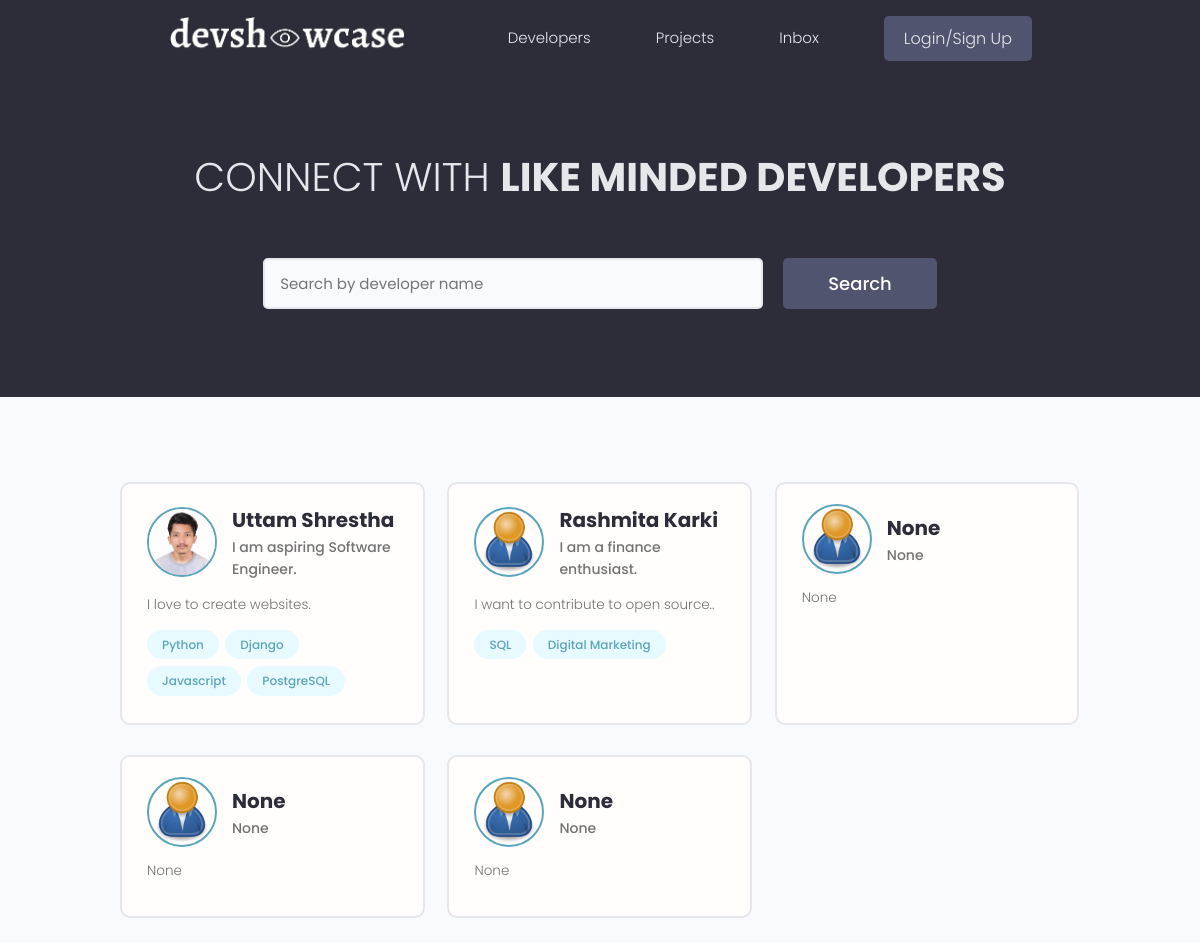
Before: / with the older database file.
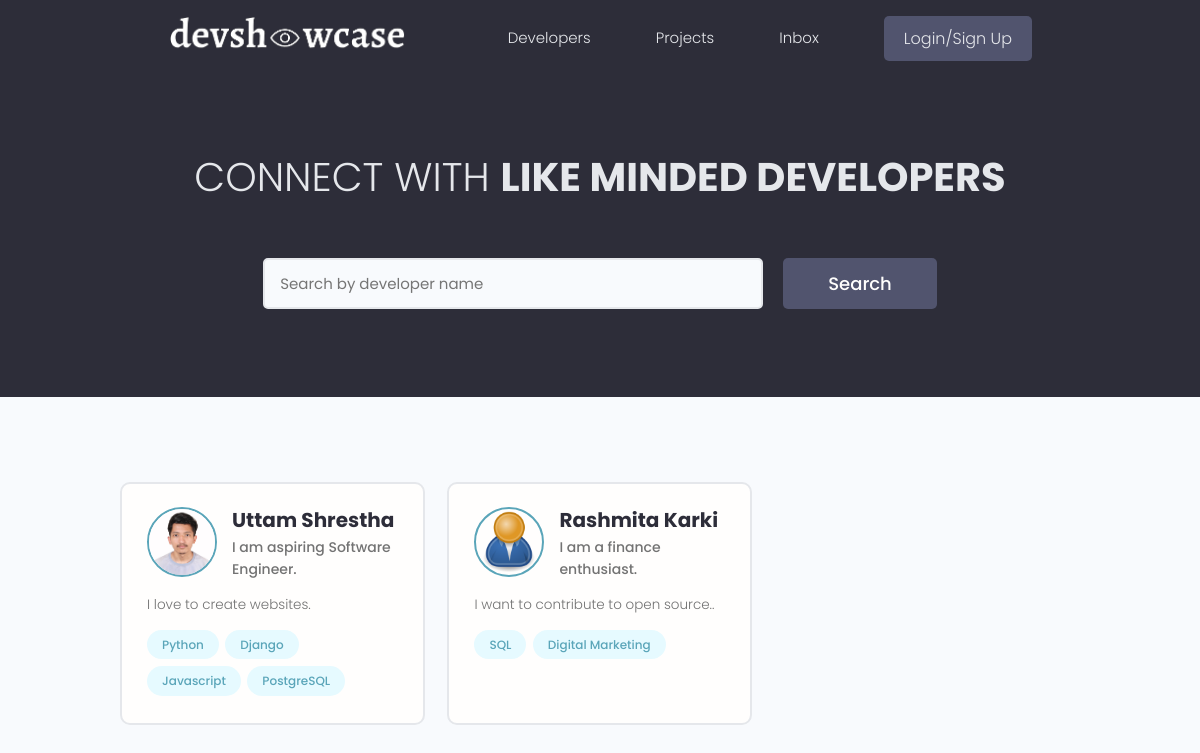
After: the same page with the newer database file.
### users/models.py (models this page shows, shortened)
class Profile(models.Model):
    user = models.OneToOneField(User, on_delete=models.CASCADE, null = True, blank = True)  # User has one to one relationship with their Profile means user can create only one Profile.
    name = models.CharField(max_length = 100, blank = True, null = True)
    email = models.EmailField(max_length = 50, blank = True, null = True)
    username = models.CharField(max_length = 20, blank = True, null = True)
    short_intro = models.CharField(max_length = 200, blank = True, null = True)
    location = models.CharField(max_length = 200, blank = True, null = True)
    bio = models.TextField(blank = True, null = True)
    profile_image = models.ImageField(null = True, blank = True, upload_to = 'users/', default='users/user-default.png')
    social_github = models.CharField(max_length = 200, blank = True, null = True)     # user can add github
    social_linkedin = models.CharField(max_length = 200, blank = True, null = True)   # user can add linkedin
    social_website = models.CharField(max_length = 200, blank = True, null = True)    # user can add their website.
    created = models.DateTimeField(auto_now_add=True)
    id = models.UUIDField(default = uuid.uuid4, primary_key = True, editable = False)

class Skill(models.Model):
    owner = models.ForeignKey(Profile, on_delete=models.CASCADE, blank = True, null = True) # when Profile is deleted, delete skill too.
    name = models.CharField(null = True, blank = True, max_length = 40) # name of the skill that user has
    description = models.TextField(null = True, blank= True)
    created = models.DateTimeField(auto_now_add=True)
    id = models.UUIDField(default = uuid.uuid4, primary_key = True, editable = False)
    def __str__(self):
        return self.name

### users/views.py (the view)
# urls.py: path('', views.Profile, name= 'profiles'),
def Profile(request):
    profiles = models.Profile.objects.all() # query all the profiles and store in profiles.
    context = {'profiles': profiles}    # set profiles [key] and profiles [value] to use in template later.
    return render(request, 'users/profiles.html', context)  # pass context to use those variables in template.

### template/users/profiles.html (shortened to what this page needs)
{% extends 'application/main.html' %}
{% block content %}
  <main class="home">
    <section class="hero-section text-center">
      <div class="container container--narrow">
        <div class="hero-section__box">
          <h2>CONNECT WITH <span>LIKE MINDED DEVELOPERS</span></h2>
        </div>
        <div class="hero-section__search">
          <form class="form" action="#" method="get">
            <div class="form__field">
              <input class="input input--text" id="formInput#search" type="text" name="text"
                placeholder="Search by developer name" />
            </div>
            <input class="btn btn--sub btn--lg" type="submit" value="Search" />
          </form>
        </div>
      </div>
    </section>
    <section class="devlist">
      <div class="container">
        <div class="grid grid--three">
        {% for profile in profiles %}
          <div class="column card">
            <div class="dev">
              <a href="{% url 'user-profile' profile.pk %}" class="card__body">
                <div class="dev__profile">
                  <img class="avatar avatar--md" src="{{profile.profile_image.url}}" alt="image" />
                  <div class="dev__meta">
                    <h3>{{profile.name}}</h3>
                    <h5>{{profile.short_intro|slice:"60"}}</h5>
                  </div>
                </div>
                <p class="dev__info">{{profile.bio|slice:"120"}}</p>
                <div class="dev__skills">
                    {% for skill in profile.skill_set.all|slice:"5" %}
                    <span class="tag tag--pill tag--main">
                        <small>{{skill}}</small>
                    </span>
                    {% endfor %}
                </div>
              </a>
            </div>
          </div>
          {% endfor %}
        </div>
      </div>
    </section>
  </main>
{% endblock %}

### template/application/main.html (shortened to what this page needs)
<!DOCTYPE html>
{% load static %}
<html lang="en">
<head>
    <link rel = "stylesheet" href="https://cdnjs.cloudflare.com/ajax/libs/font-awesome/6.4.0/css/all.min.css"/>
    <link rel="stylesheet" href="{% static 'uikit/styles/uikit.css' %}" />
    <link rel="stylesheet" href="{% static 'styles/app.css' %}" />
</head>
<body>
    {% include 'application/navbar.html' %}
    {% block content %}
    {% endblock content %}
</body>
</html>

### template/application/navbar.html (shortened to what this page needs)
{% load static %}
  <header class="header">
    <div class="container container--narrow">
      <a href="{% url 'profiles' %}" class="header__logo">
        <img src="{% static 'images/logo.png' %}" alt="logo" />
      </a>
      <nav class="header__nav">
        <ul class="header__menu">
          <li class="header__menuItem"><a href="{% url 'profiles' %}">Developers</a></li>
          <li class="header__menuItem"><a href="{% url 'projects' %}">Projects</a></li>
          <li class="header__menuItem"><a href="">Inbox</a></li>
          {% if request.user.is_authenticated %}
          <li class="header__menuItem"><a href="{% url 'create' %}">Add Project</a></li>
          <li class="header__menuItem"><a href="{% url 'logout' %}" class="btn btn--sub">Logout</a></li>
          {% else %}
          <li class="header__menuItem"><a href="{% url 'login' %}" class="btn btn--sub">Login/Sign Up</a></li>
          {% endif %}
        </ul>
      </nav>
    </div>
  </header>

### static/styles/app.css (style rules this page uses)
:root { --color-sub: #2d2d39; }
.btn--sub { background-color: var(--color-sub-light); }
.card { border: 2px solid var(--color-light); }
img { width: 100%; }
.header { position: sticky; z-index: 111; background-color: var(--color-sub); padding: 1.5rem 0; }
.header > .container { display: flex; justify-content: space-between; align-items: center; }
.header__logo > img { height: 3.8rem; }
.header__nav > ul { display: inline-flex; align-items: center; list-style: none; gap: 6.5rem; }
.header__menuItem > a { color: var(--color-light); font-weight: 300; }
.hero-section { height: 40vh; display: flex; align-items: center; background-color: var(--color-sub); }
.hero-section__box { margin-bottom: 4rem; }
.hero-section__box > h2, .hero-section__box > h2 > span { font-size: 4rem; color: var(--color-light); line-height: 1.3; text-transform: uppercase; }
.hero-section__box > h2 { font-weight: 300; }
.hero-section__box > h2 > span { font-weight: 700; }
.hero-section__search > .form { display: flex; align-items: center; justify-content: center; gap: 2rem; }
.hero-section__search > .form input.input--text { width: 50rem; }
.devlist { margin-top: 8rem; }
.devlist .grid { align-items: stretch; }
.devlist .dev .dev__profile { display: flex; align-items: center; gap: 1.5rem; }
.devlist .dev .dev__meta h3 { color: var(--color-sub); font-size: 2rem; font-weight: 700; }
.devlist .dev .dev__meta h5 { color: var(--color-text); font-size: 1.4rem; font-weight: 500; }
.devlist .dev .dev__info { margin: 1.5rem 0; font-size: 1.35rem; line-height: 1.4; text-align: justify; }

### static/uikit/styles/modules/_variables.css (style rules this page uses)
:root { --color-main: #5aa5b9; --color-main-light: #e6faff; --color-sub: #3f4156; --color-sub-light: #51546e; --color-sub-lighter: #ededfd; --color-text: #737373; --color-gray: #8b8b8b; --color-light: #e5e7eb; --color-light-gray: #767676; --color-bg: #f8fafd; --color-white: #fffefd; --color-white-light: #f3f3f3; --color-success: #359e64; --color-success-bg: #def8e8; --color-error: #fc4b0b; --color-error-bg: #fff2ee; --font-base: 'Poppins', arial, helvetica, 'Segoe UI', roboto, ubuntu, sans-serif; --font-monospace: 'Fira Code', 'Courier New', courier, monospace; --font-regular: 300; --font-medium: 500; --font-bold: 700; --generic-shadow: 1px 1px 5px #00000010; --generic-transition: all 0.3s ease-in-out; }

### static/uikit/styles/modules/_base.css (style rules this page uses)
* { margin: 0; padding: 0; box-sizing: border-box; text-rendering: optimizeLegibility; color: inherit; font-size: inherit; }
html { font-size: 50%; }
@media only screen and (min-width: 480px) { html { font-size: 56.25%; } }
@media only screen and (min-width: 1200px) { html { font-size: 62.5%; } }
body { line-height: 1.6; font-weight: 400; font-size: 1.5rem; color: var(--color-text); background-color: var(--color-bg); min-height: 100vh; }

### static/uikit/styles/modules/_typography.css (style rules this page uses)
* { font-family: var(--font-base); }
h2 { font-size: 3.6rem; font-weight: var(--font-bold); }
h3 { font-size: 3.2rem; font-weight: var(--font-medium); }
h5 { font-size: 2.4rem; font-weight: var(--font-medium); }
h5, h6 { font-weight: var(--font-regular); }
p, span, strong { font-size: 1.6rem; color: var(--color-text); font-weight: var(--font-regular); }
a { padding-bottom: 2px; text-decoration: none; display: inline-block; color: var(--color-main); font-weight: var(--font-medium); }

### static/uikit/styles/modules/_utilities.css (style rules this page uses)
.container { width: 92%; max-width: 165rem; margin: 0 auto; box-sizing: border-box; }
.container--narrow { width: 92%; max-width: 120rem; }
@media screen and (min-width: 1000px) { .container { width: 90%; } }
@media screen and (min-width: 1000px) { .container--narrow { width: 85%; } }
@media screen and (min-width: 1200px) { .container { width: 80%; } }
@media screen and (min-width: 1200px) { .container--narrow { width: 72%; } }
.text-center { text-align: center; }

### static/uikit/styles/modules/_avatar.css (style rules this page uses)
.avatar { border-radius: 50%; border: 2px solid var(--color-main); object-fit: cover; }
.avatar--md { height: 7rem; width: 7rem; }

### static/uikit/styles/modules/_button.css (style rules this page uses)
.btn { display: inline-block; position: relative; cursor: pointer; background-color: var(--color-light); font-weight: var(--font-medium); color: var(--color-sub); text-decoration: none; padding: 1rem 2rem; border-radius: 0.5rem; border: none; width: -webkit-fit-content; width: -moz-fit-content; width: fit-content; height: -webkit-fit-content; height: -moz-fit-content; height: fit-content; font-size: 1.6rem; outline-width: 0; outline-color: transparent; -webkit-backface-visibility: hidden; backface-visibility: hidden; transition: all 0.3s ease-in-out; }
.btn--sub { background-color: var(--color-sub); color: var(--color-white); }
.btn--lg { font-size: 1.8rem; padding: 1.2rem 4.5rem; }

Changed rows visible on the page:
removed Profile: profile_image (placeholder picture), name "None", short_intro "None", bio "None"
removed Profile: profile_image (placeholder picture), name "None", short_intro "None", bio "None"
removed Profile: profile_image (placeholder picture), name "None", short_intro "None", bio "None"
